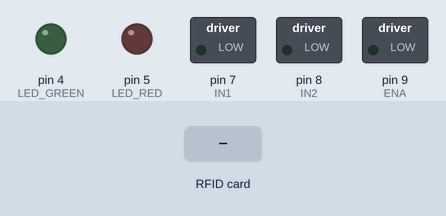
The sketch below on a simulated Arduino Uno, built with avr-gcc and run on an emulated ATmega328P. Shown: switched loads named in the sketch (green lamp = pin HIGH), output pins drawn as LEDs (lit = HIGH). Inputs (shaded band) come from the test bench. Pins used as bus, display or sensor lines are not drawn; what the sketch prints to the serial monitor is not drawn.

Above: at 1.2 s.
1.3 s: RFID card DE AD BE EF held to the reader
At 1.7 s:
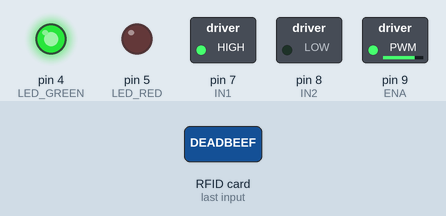
2.8 s: RFID card 5E 7A 19 C4 held to the reader
At 4.3 s:
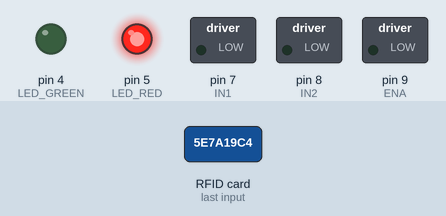
5.8 s: RFID card AA BB CC DD held to the reader
At 12.2 s:
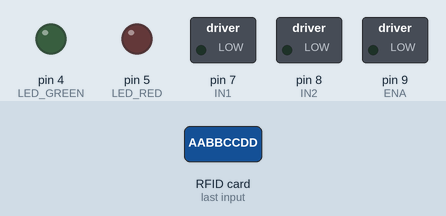
Timing chart, 0 to 13.3 s (numbered marks = the images above; inputs shaded):
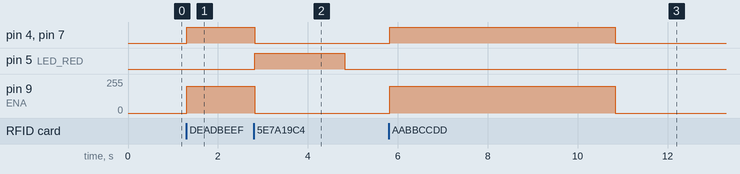

Measured:
- after the input at 1.3 s, pin 4 (LED_GREEN), pin 7 (IN1): LOW → HIGH at once; pin 9 (ENA): 0/255 → 200/255 at once
- after the input at 2.8 s, pin 4 (LED_GREEN), pin 7 (IN1): HIGH → LOW at once; pin 5 (LED_RED): LOW → HIGH at once, → LOW 2.0 s later; pin 9 (ENA): 200/255 → 0/255 at once
- after the input at 5.8 s, pin 4 (LED_GREEN), pin 7 (IN1): LOW → HIGH at once, → LOW 5.0 s later; pin 9 (ENA): 0/255 → 200/255 at once, → 0/255 5.0 s later

The sketch:

rfid_motor_control.ino
```cpp
/*
 * RFID Motor Access Control
 * -------------------------
 * Authorized card → Motor spins CW + Green LED ON
 * Unauthorized card → Motor stops  + Red LED ON
 *
 * Hardware:
 *   RC522 RFID  → SPI pins (see wiring below)
 *   L298N       → IN1=7, IN2=8, ENA=9 (PWM)
 *   Green LED   → Pin 4 (via 220Ω resistor)
 *   Red LED     → Pin 5 (via 220Ω resistor)
 *
 * Wiring (RC522 → Arduino Uno/Nano):
 *   SDA  → D10
 *   SCK  → D13
 *   MOSI → D11
 *   MISO → D12
 *   RST  → D9  ← change RST_PIN if clash with ENA
 *   3.3V → 3.3V
 *   GND  → GND
 *
 * NOTE: RC522 RST moved to pin 3 to free pin 9 for PWM.
 *
 * Library required: MFRC522 by GithubCommunity
 */

#include <SPI.h>
#include <MFRC522.h>

// ── Pin definitions ──────────────────────────────────────────────────────────
#define SS_PIN    10   // RC522 SDA/SS
#define RST_PIN    3   // RC522 RST (NOT pin 9 – that's ENA)

#define IN1        7   // L298N direction pin A
#define IN2        8   // L298N direction pin B
#define ENA        9   // L298N enable / speed (PWM)

#define LED_GREEN  4   // Green LED anode
#define LED_RED    5   // Red LED anode

// ── Motor speed (0–255) ──────────────────────────────────────────────────────
#define MOTOR_SPEED   200   // ~78% duty cycle; adjust as needed

// ── Motor run duration after card tap (ms) ──────────────────────────────────
#define MOTOR_RUN_TIME  5000   // 5 seconds

// ── Authorized card UIDs ─────────────────────────────────────────────────────
// Add/remove UIDs as needed. Each UID is 4 bytes (standard MIFARE 1K/4K).
// To find your card's UID: upload a UID-dump sketch or read Serial output.
const byte AUTHORIZED_UIDS[][4] = {
  { 0xDE, 0xAD, 0xBE, 0xEF },   // ← replace with your card UID
  { 0xAA, 0xBB, 0xCC, 0xDD },   // ← add more cards here
};
const uint8_t NUM_AUTHORIZED = sizeof(AUTHORIZED_UIDS) / sizeof(AUTHORIZED_UIDS[0]);

// ── MFRC522 instance ─────────────────────────────────────────────────────────
MFRC522 rfid(SS_PIN, RST_PIN);

// ── State tracking ───────────────────────────────────────────────────────────
bool      motorRunning    = false;
unsigned long motorStartTime = 0;

// ── Function prototypes ──────────────────────────────────────────────────────
bool isAuthorized(byte *uid, byte uidSize);
void motorClockwise();
void motorStop();
void setLEDs(bool greenOn, bool redOn);

// ────────────────────────────────────────────────────────────────────────────
void setup() {
  Serial.begin(9600);
  SPI.begin();
  rfid.PCD_Init();

  pinMode(IN1, OUTPUT);
  pinMode(IN2, OUTPUT);
  pinMode(ENA, OUTPUT);
  pinMode(LED_GREEN, OUTPUT);
  pinMode(LED_RED, OUTPUT);

  motorStop();
  setLEDs(false, false);

  Serial.println(F("RFID Motor Access Control Ready"));
  Serial.println(F("Tap a card..."));
}

// ────────────────────────────────────────────────────────────────────────────
void loop() {
  // ── Non-blocking motor timeout ───────────────────────────────────────────
  if (motorRunning && (millis() - motorStartTime >= MOTOR_RUN_TIME)) {
    motorStop();
    setLEDs(false, false);
    motorRunning = false;
    Serial.println(F("Motor stopped. Tap card again."));
  }

  // ── Wait for new card ────────────────────────────────────────────────────
  if (!rfid.PICC_IsNewCardPresent() || !rfid.PICC_ReadCardSerial()) {
    return;
  }

  // ── Print UID ────────────────────────────────────────────────────────────
  Serial.print(F("Card UID: "));
  for (byte i = 0; i < rfid.uid.size; i++) {
    Serial.print(rfid.uid.uidByte[i] < 0x10 ? " 0" : " ");
    Serial.print(rfid.uid.uidByte[i], HEX);
  }
  Serial.println();

  // ── Access decision ──────────────────────────────────────────────────────
  if (isAuthorized(rfid.uid.uidByte, rfid.uid.size)) {
    Serial.println(F("ACCESS GRANTED – Motor CW, Green LED ON"));
    setLEDs(true, false);
    motorClockwise();
    motorRunning   = true;
    motorStartTime = millis();
  } else {
    Serial.println(F("ACCESS DENIED  – Red LED ON"));
    setLEDs(false, true);
    motorStop();
    motorRunning = false;
    delay(2000);          // Show red LED for 2 s
    setLEDs(false, false);
  }

  rfid.PICC_HaltA();
  rfid.PCD_StopCrypto1();
}

// ────────────────────────────────────────────────────────────────────────────
// Returns true if uid matches any entry in AUTHORIZED_UIDS
bool isAuthorized(byte *uid, byte uidSize) {
  if (uidSize != 4) return false;   // Only support 4-byte UIDs here
  for (uint8_t i = 0; i < NUM_AUTHORIZED; i++) {
    if (memcmp(uid, AUTHORIZED_UIDS[i], 4) == 0) {
      return true;
    }
  }
  return false;
}

// ────────────────────────────────────────────────────────────────────────────
// Spin motor clockwise: IN1=HIGH, IN2=LOW, ENA=PWM
void motorClockwise() {
  digitalWrite(IN1, HIGH);
  digitalWrite(IN2, LOW);
  analogWrite(ENA, MOTOR_SPEED);
}

// ────────────────────────────────────────────────────────────────────────────
// Stop motor: ENA=0 (fast stop)
void motorStop() {
  analogWrite(ENA, 0);
  digitalWrite(IN1, LOW);
  digitalWrite(IN2, LOW);
}

// ────────────────────────────────────────────────────────────────────────────
void setLEDs(bool greenOn, bool redOn) {
  digitalWrite(LED_GREEN, greenOn ? HIGH : LOW);
  digitalWrite(LED_RED,   redOn   ? HIGH : LOW);
}
```
